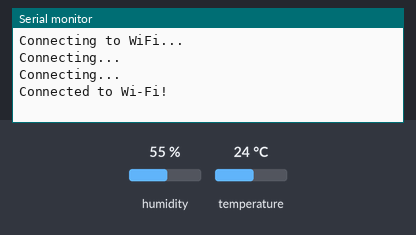
Bench run of a sketch on a simulated ESP8266 (NodeMCU). Parts: the last lines printed to the serial monitor. The inputs (shaded band) are chosen by the test bench; at power-on: humidity 55 %, temperature 24 °C. WiFi joins after 1.5 s; servers stay silent unless stated.

Above: at 3.2 s.
3.3 s: humidity set to 22 %
At 5.1 s:
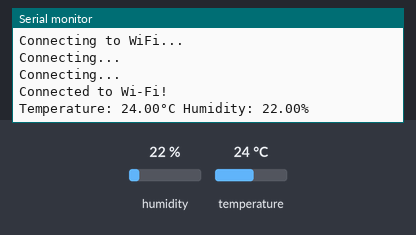
7.5 s: temperature set to 12 °C
At 8.6 s:
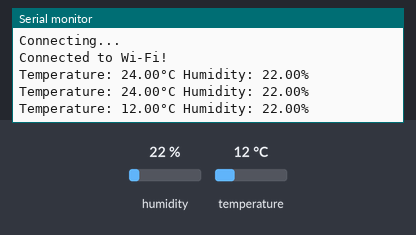
10.5 s: humidity set to 40 %
At 13.4 s:
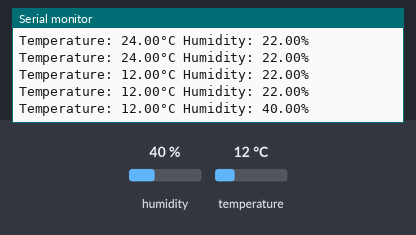

Measured:
- after the input at 3.3 s, the serial monitor: prints a new line after 0.73 s (image 1)
- after the input at 7.5 s, the serial monitor: prints a new line after 0.57 s (image 2)
- after the input at 10.5 s, the serial monitor: prints a new line after 1.6 s (image 3)

The sketch:

temp.ino
```cpp
#include <ESP8266WiFi.h>
#include <DHT.h>

// Define DHT sensor type and pin
#define DHTPIN D2           // Pin where the DHT11 data line is connected (D2 is GPIO4 on NodeMCU)
#define DHTTYPE DHT11       // DHT 11 sensor

DHT dht(DHTPIN, DHTTYPE);  // Initialize the DHT sensor

// WiFi credentials (Replace with your Wi-Fi network credentials)
const char* ssid = "your-SSID";      // Replace with your Wi-Fi SSID
const char* password = "your-PASSWORD";  // Replace with your Wi-Fi password

void setup() {
  // Start serial communication
  Serial.begin(115200);

  // Initialize the DHT sensor
  dht.begin();

  // Connect to Wi-Fi
  WiFi.begin(ssid, password);

  // Wait for the Wi-Fi connection
  Serial.println("Connecting to WiFi...");
  while (WiFi.status() != WL_CONNECTED) {
    delay(1000);
    Serial.println("Connecting...");
  }

  Serial.println("Connected to Wi-Fi!");
}

void loop() {
  // Wait a few seconds between readings
  delay(2000);  // DHT11 reads temperature and humidity once every 2 seconds

  // Read temperature and humidity from DHT11
  float humidity = dht.readHumidity();
  float temperature = dht.readTemperature();

  // Check if the readings are valid
  if (isnan(humidity) || isnan(temperature)) {
    Serial.println("Failed to read from DHT sensor!");
    return;
  }

  // Print temperature and humidity to Serial Monitor
  Serial.print("Temperature: ");
  Serial.print(temperature);
  Serial.print("°C ");
  Serial.print("Humidity: ");
  Serial.print(humidity);
  Serial.println("%");
}
```
